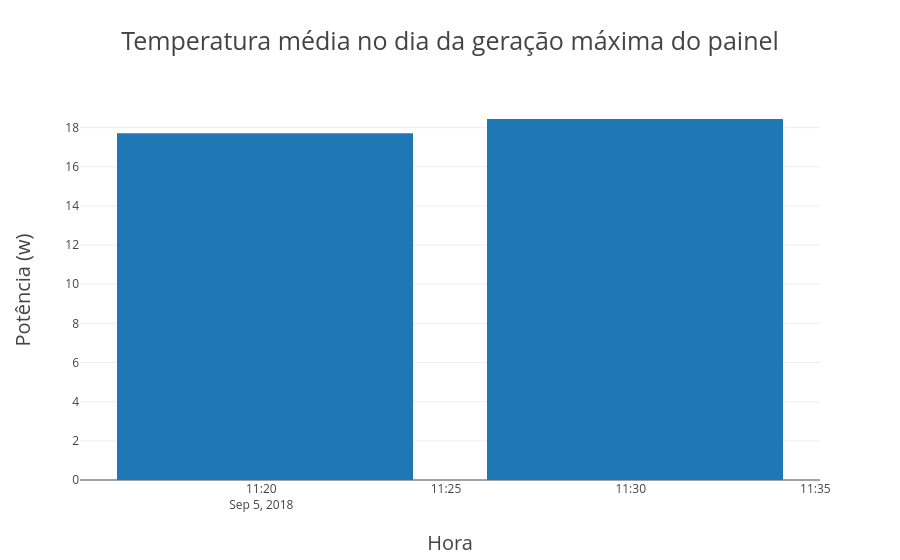

Notebook code for this chart:
### Code cell
trace = go.Bar(x=temp_pot_max['data'],y=temp_pot_max['temperatura_ar_vmedio'])
data = [trace]
layout = go.Layout(
    title='Temperatura média no dia da geração máxima do painel',titlefont=dict(size=25),
    xaxis=dict(title='Hora',titlefont=dict(size=20)),
    yaxis=dict(title='Potência (w)',titlefont=dict(size=20)))
iplot(go.Figure(data = [trace], layout=layout))

### Figure 1 — Plotly figure (JSON) as saved in the notebook; plotly's stock layout.template omitted (floating-point values rounded to 4 significant figures)
{"data": [{"type": "bar", "uid": "6792a49c-aec0-400b-9ffd-379a38293bf4", "x": ["2018-09-05 11:30:07.000", "2018-09-05 11:20:06.000"], "y": [18.44, 17.71]}], "layout": {"title": "Temperatura média no dia da geração máxima do painel", "titlefont": {"size": 25}, "xaxis": {"title": "Hora", "titlefont": {"size": 20}}, "yaxis": {"title": "Potência (w)", "titlefont": {"size": 20}}}}
